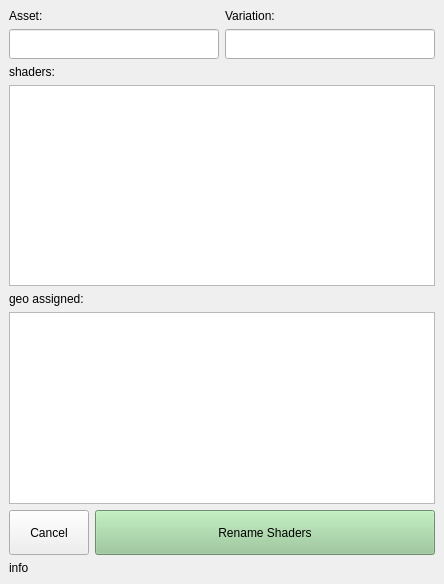
<?xml version="1.0" encoding="UTF-8"?>
<ui version="4.0">
 <class>shaderRenamerGUI</class>
 <widget class="QMainWindow" name="shaderRenamerGUI">
  <property name="enabled">
   <bool>true</bool>
  </property>
  <property name="geometry">
   <rect>
    <x>0</x>
    <y>0</y>
    <width>444</width>
    <height>584</height>
   </rect>
  </property>
  <property name="windowTitle">
   <string>MainWindow</string>
  </property>
  <property name="styleSheet">
   <string notr="true"/>
  </property>
  <widget class="QWidget" name="centralwidget">
   <property name="sizePolicy">
    <sizepolicy hsizetype="Preferred" vsizetype="Preferred">
     <horstretch>0</horstretch>
     <verstretch>0</verstretch>
    </sizepolicy>
   </property>
   <layout class="QGridLayout" name="gridLayout_2">
    <item row="2" column="0">
     <layout class="QHBoxLayout" name="mid_HBoxLayout">
      <item>
       <layout class="QGridLayout" name="midLeft_GridLayout">
        <item row="0" column="0">
         <widget class="QListView" name="shadersListView">
          <property name="enabled">
           <bool>true</bool>
          </property>
         </widget>
        </item>
       </layout>
      </item>
     </layout>
    </item>
    <item row="4" column="0">
     <layout class="QVBoxLayout" name="bottom_VBoxLayout">
      <item>
       <widget class="QLabel" name="assignedGeoLable">
        <property name="text">
         <string>geo assigned:</string>
        </property>
       </widget>
      </item>
      <item>
       <widget class="QListWidget" name="geoAssignedListWidget"/>
      </item>
      <item>
       <layout class="QHBoxLayout" name="exportButton_HBoxLayout">
        <item>
         <widget class="QPushButton" name="cancel_Button">
          <property name="sizePolicy">
           <sizepolicy hsizetype="Maximum" vsizetype="Minimum">
            <horstretch>0</horstretch>
            <verstretch>0</verstretch>
           </sizepolicy>
          </property>
          <property name="minimumSize">
           <size>
            <width>0</width>
            <height>45</height>
           </size>
          </property>
          <property name="text">
           <string>Cancel</string>
          </property>
         </widget>
        </item>
        <item>
         <widget class="QPushButton" name="renameButton">
          <property name="sizePolicy">
           <sizepolicy hsizetype="Minimum" vsizetype="Minimum">
            <horstretch>0</horstretch>
            <verstretch>0</verstretch>
           </sizepolicy>
          </property>
          <property name="minimumSize">
           <size>
            <width>0</width>
            <height>45</height>
           </size>
          </property>
          <property name="styleSheet">
           <string notr="true">QPushButton{background-color: rgb(150, 200, 150);}</string>
          </property>
          <property name="text">
           <string>Rename Shaders</string>
          </property>
         </widget>
        </item>
       </layout>
      </item>
     </layout>
    </item>
    <item row="0" column="0" rowspan="2">
     <layout class="QGridLayout" name="top_GridLayout" columnstretch="0,0">
      <item row="1" column="0">
       <widget class="QLineEdit" name="assetLineEdit">
        <property name="minimumSize">
         <size>
          <width>0</width>
          <height>30</height>
         </size>
        </property>
        <property name="text">
         <string/>
        </property>
       </widget>
      </item>
      <item row="1" column="1">
       <widget class="QLineEdit" name="variationLineEdit">
        <property name="minimumSize">
         <size>
          <width>0</width>
          <height>30</height>
         </size>
        </property>
       </widget>
      </item>
      <item row="2" column="0">
       <widget class="QLabel" name="shadersLable">
        <property name="text">
         <string>shaders:</string>
        </property>
       </widget>
      </item>
      <item row="0" column="0">
       <widget class="QLabel" name="assetLabel">
        <property name="text">
         <string>Asset:</string>
        </property>
       </widget>
      </item>
      <item row="0" column="1">
       <widget class="QLabel" name="variationLable">
        <property name="text">
         <string>Variation:</string>
        </property>
       </widget>
      </item>
     </layout>
    </item>
    <item row="5" column="0">
     <widget class="QLabel" name="infoLabel">
      <property name="text">
       <string>info</string>
      </property>
     </widget>
    </item>
   </layout>
  </widget>
 </widget>
 <resources/>
 <connections/>
</ui>
